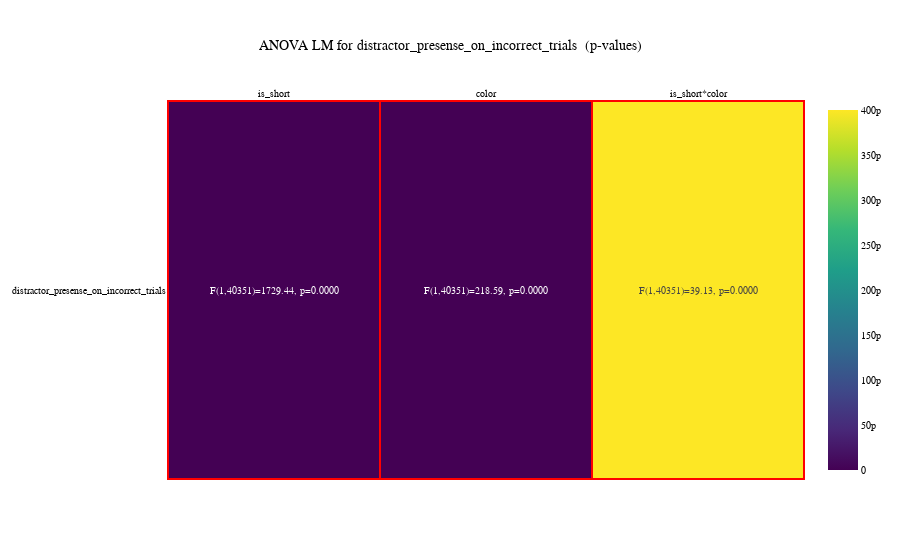

The cell this chart's notebook holds for it:
### Markdown cell above
# Anova distractor presense

### Code cell
without_green_df = events_df[events_df['color'] != 'green']
deps = ["distractor_presense_on_incorrect_trials"]
#indeps = ["is_short" , "color", "color*is_short"]
indeps = ["is_short" , "color", "is_short*color"]

formatted_results = []

for dependent in deps:
    formula = f"{dependent} ~ C(color, Sum) * C(is_short, Sum)"
    res = ols(formula, data=without_green_df).fit()
    anova_table = anova_lm(res)
    
    # Extract degrees of freedom for each factor
    df1 = anova_table['df'][:-1]    # Between-groups df
    df2 = anova_table['df'][-1]     # Error df

    formatted_dep = []
    for i, f_val in enumerate(anova_table['F'][:-1]):
        formatted_dep.append(f"F({int(df1[i])},{int(df2)})={f_val:.2f}, p={anova_table['PR(>F)'].values[i]:.4f}")
    formatted_results.append(formatted_dep)

report_df = pd.DataFrame(formatted_results, index=deps, columns=indeps)

p_values_df = pd.DataFrame([anova_table['PR(>F)'].values[:-1] for _ in deps], index=deps, columns=indeps)
significance_df = (p_values_df < 0.06).astype(int)

fig = px.imshow(p_values_df, title="ANOVA LM for distractor_presense_on_incorrect_trials  (p-values)", x=indeps, y=deps, 
                color_continuous_scale='Viridis', aspect="auto")
fig.update_traces(text=report_df.values, texttemplate="%{text}", textfont_size=10)
fig.update_xaxes(side="top")

for i, dep in enumerate(deps):
    for j, indep in enumerate(indeps):
        if significance_df.iloc[i, j] == 1:
            fig.add_shape(type="rect",
                          x0=j - 0.5, x1=j + 0.5,
                          y0=i - 0.5, y1=i + 0.5,
                          line=dict(color="red", width=2))

fig.update_layout(
    title_x=0.5,
    font=my_font,
)

fig.show()
anova_bytes = fig.to_image(format="png", width=1000, height=300)
# display(report_df)

### Figure 1 — Plotly figure (JSON) as saved in the notebook; plotly's stock layout.template omitted (floating-point values rounded to 4 significant figures)
{"data": [{"coloraxis": "coloraxis", "hovertemplate": "x: %{x}<br>y: %{y}<br>color: %{z}<extra></extra>", "name": "0", "text": [["F(1,40351)=1729.44, p=0.0000", "F(1,40351)=218.59, p=0.0000", "F(1,40351)=39.13, p=0.0000"]], "textfont": {"size": 10}, "texttemplate": "%{text}", "type": "heatmap", "x": ["is_short", "color", "is_short*color"], "xaxis": "x", "y": ["distractor_presense_on_incorrect_trials"], "yaxis": "y", "z": [[0, 2.474e-49, 4.009e-10]]}], "layout": {"autosize": true, "coloraxis": {"colorscale": [[0, "#440154"], [0.1111, "#482878"], [0.2222, "#3e4989"], [0.3333, "#31688e"], [0.4444, "#26828e"], [0.5556, "#1f9e89"], [0.6667, "#35b779"], [0.7778, "#6ece58"], [0.8889, "#b5de2b"], [1, "#fde725"]]}, "font": {"color": "black", "family": "Vazir", "size": 10}, "shapes": [{"line": {"color": "red", "width": 2}, "type": "rect", "x0": -0.5, "x1": 0.5, "y0": -0.5, "y1": 0.5}, {"line": {"color": "red", "width": 2}, "type": "rect", "x0": 0.5, "x1": 1.5, "y0": -0.5, "y1": 0.5}, {"line": {"color": "red", "width": 2}, "type": "rect", "x0": 1.5, "x1": 2.5, "y0": -0.5, "y1": 0.5}], "title": {"text": "ANOVA LM for distractor_presense_on_incorrect_trials  (p-values)", "x": 0.5}, "xaxis": {"anchor": "y", "autorange": true, "domain": [0, 1], "range": [-0.5038, 2.504], "side": "top", "type": "category"}, "yaxis": {"anchor": "x", "autorange": true, "domain": [0, 1], "range": [0.5056, -0.5056], "type": "category"}}}
